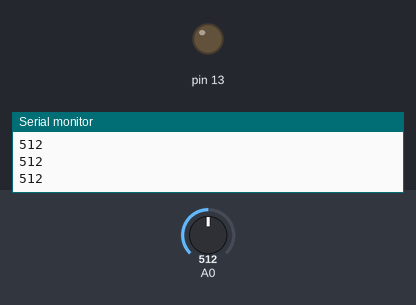
A sketch run on a simulated Arduino Uno, built with avr-gcc and run on an emulated ATmega328P. On the bench: output pins drawn as LEDs (lit = HIGH), the last lines printed to the serial monitor. Inputs (shaded band) come from the test bench; at power-on: A0 = 512.

Above: at 1.2 s.
1.3 s: A0 set to 786
2.8 s: A0 set to 819
At 3.2 s:
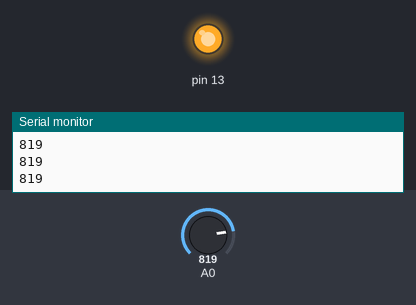
4.3 s: A0 set to 790
At 5.5 s:
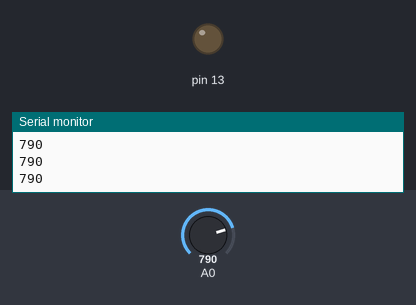
5.8 s: A0 set to 810
At 6.7 s:
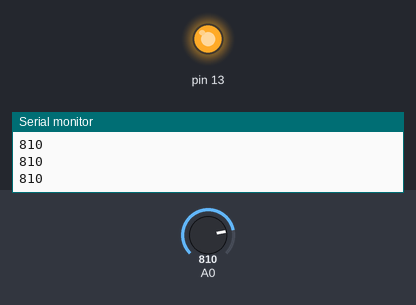
Timing chart, 0 to 8.3 s (numbered marks = the images above; inputs shaded):
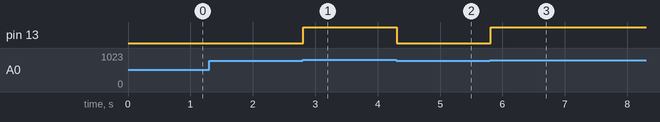

The sketch:

ldr.ino
```cpp
void setup() {
  // put your setup code here, to run once:
  pinMode(A0,INPUT);
  pinMode(13,OUTPUT);
  Serial.begin(9600);

}

void loop() {
  // put your main code here, to run repeatedly:
  int var = analogRead(A0);
  Serial.println(var);
  if(var > 800){
    digitalWrite(13,HIGH);
  }
  else
  {
    digitalWrite(13,LOW);
  }

}
// 3 M-M
// resistor - 2k
```

Measured:
- the behaviour switches between 800 and 801 on A0 (found by bisection; images 0 and 1)
- after the input at 2.8 s, pin 13: LOW → HIGH at once
- after the input at 4.3 s, pin 13: HIGH → LOW at once
- after the input at 5.8 s, pin 13: LOW → HIGH at once
